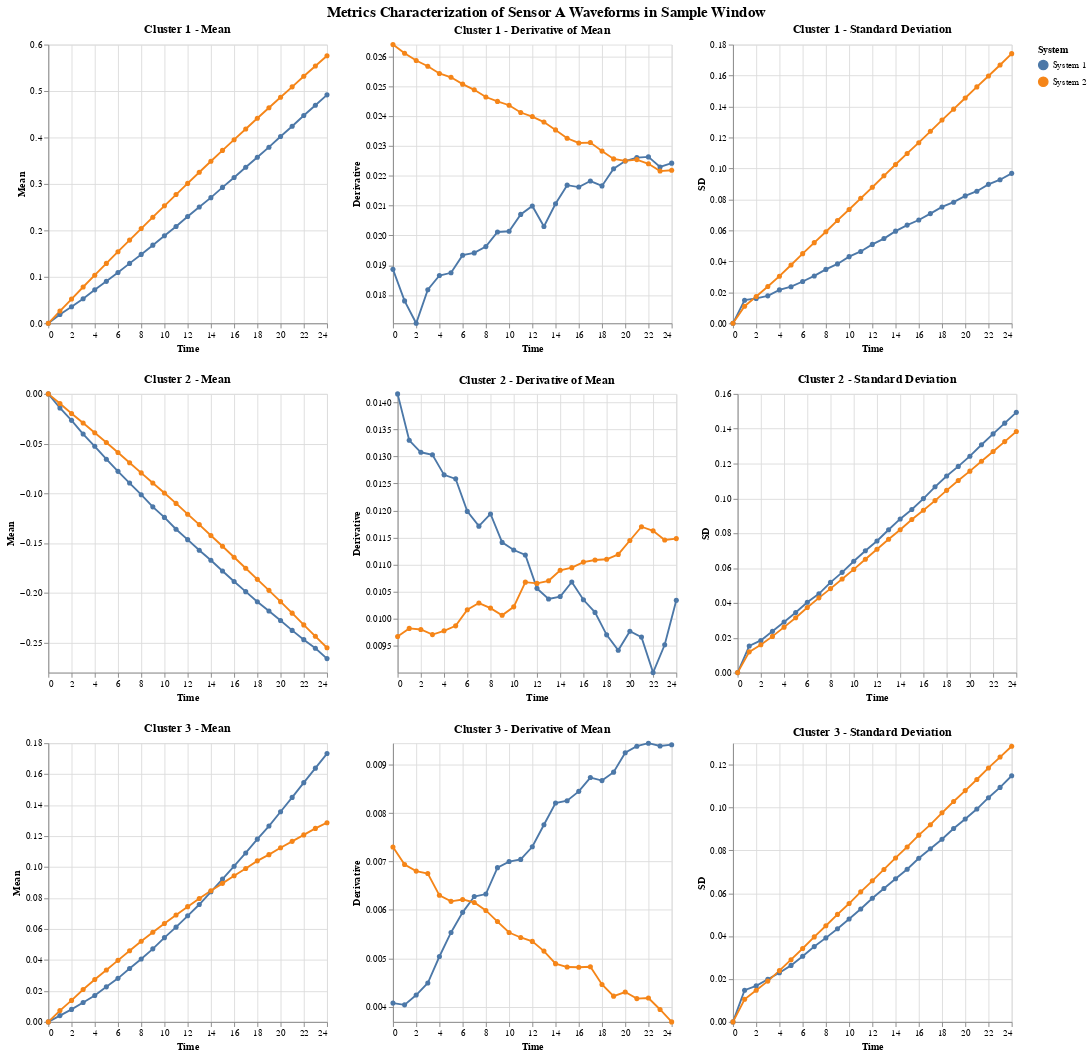

Source (notebook cell):
### Code cell
# Call the function to plot all clusters
plotAllClusters(A_sample_window_zero, y_pred, 'Sample','A')
